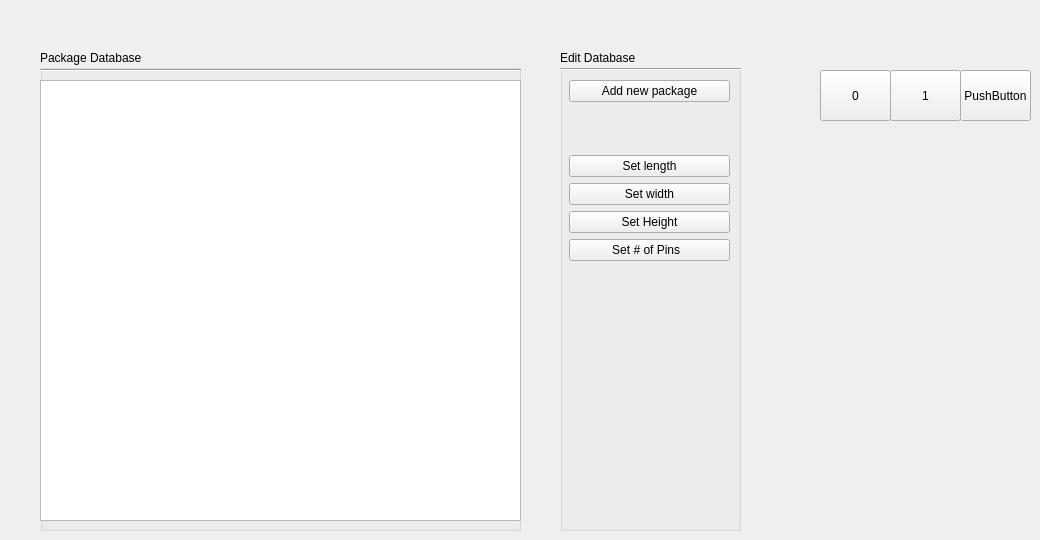
      <widget class="QWidget" name="tab_4">
       <attribute name="title">
        <string>Package Database</string>
       </attribute>
       <widget class="QGroupBox" name="groupBox_9">
        <property name="geometry">
         <rect>
          <x>40</x>
          <y>50</y>
          <width>481</width>
          <height>481</height>
         </rect>
        </property>
        <property name="title">
         <string>Package Database</string>
        </property>
        <widget class="QTableWidget" name="packageTableWidget">
         <property name="geometry">
          <rect>
           <x>0</x>
           <y>30</y>
           <width>481</width>
           <height>441</height>
          </rect>
         </property>
        </widget>
        <widget class="Line" name="line_4">
         <property name="geometry">
          <rect>
           <x>0</x>
           <y>10</y>
           <width>481</width>
           <height>20</height>
          </rect>
         </property>
         <property name="orientation">
          <enum>Qt::Horizontal</enum>
         </property>
        </widget>
       </widget>
       <widget class="QGroupBox" name="groupBox_10">
        <property name="geometry">
         <rect>
          <x>560</x>
          <y>50</y>
          <width>181</width>
          <height>481</height>
         </rect>
        </property>
        <property name="title">
         <string>Edit Database</string>
        </property>
        <widget class="Line" name="line_16">
         <property name="geometry">
          <rect>
           <x>0</x>
           <y>9</y>
           <width>481</width>
           <height>21</height>
          </rect>
         </property>
         <property name="orientation">
          <enum>Qt::Horizontal</enum>
         </property>
        </widget>
        <widget class="QWidget" name="verticalLayoutWidget_17">
         <property name="geometry">
          <rect>
           <x>9</x>
           <y>30</y>
           <width>161</width>
           <height>181</height>
          </rect>
         </property>
         <layout class="QVBoxLayout" name="verticalLayout_32">
          <item>
           <widget class="QPushButton" name="pushButton_4">
            <property name="text">
             <string>Add new package</string>
            </property>
           </widget>
          </item>
          <item>
           <spacer name="verticalSpacer_4">
            <property name="orientation">
             <enum>Qt::Vertical</enum>
            </property>
            <property name="sizeHint" stdset="0">
             <size>
              <width>20</width>
              <height>40</height>
             </size>
            </property>
           </spacer>
          </item>
          <item>
           <widget class="QPushButton" name="pushButton_5">
            <property name="text">
             <string>Set length</string>
            </property>
           </widget>
          </item>
          <item>
           <widget class="QPushButton" name="pushButton_6">
            <property name="text">
             <string>Set width</string>
            </property>
           </widget>
          </item>
          <item>
           <widget class="QPushButton" name="pushButton_3">
            <property name="text">
             <string>Set Height</string>
            </property>
           </widget>
          </item>
          <item>
           <widget class="QPushButton" name="pushButton_8">
            <property name="text">
             <string>Set # of Pins  </string>
            </property>
           </widget>
          </item>
         </layout>
        </widget>
       </widget>
       <widget class="QPushButton" name="pushButton">
        <property name="geometry">
         <rect>
          <x>820</x>
          <y>70</y>
          <width>71</width>
          <height>51</height>
         </rect>
        </property>
        <property name="text">
         <string>0</string>
        </property>
       </widget>
       <widget class="QPushButton" name="pushButton_2">
        <property name="geometry">
         <rect>
          <x>890</x>
          <y>70</y>
          <width>71</width>
          <height>51</height>
         </rect>
        </property>
        <property name="text">
         <string>1</string>
        </property>
       </widget>
       <widget class="QPushButton" name="pushButton_7">
        <property name="geometry">
         <rect>
          <x>960</x>
          <y>70</y>
          <width>71</width>
          <height>51</height>
         </rect>
        </property>
        <property name="text">
         <string>PushButton</string>
        </property>
       </widget>
      </widget>
